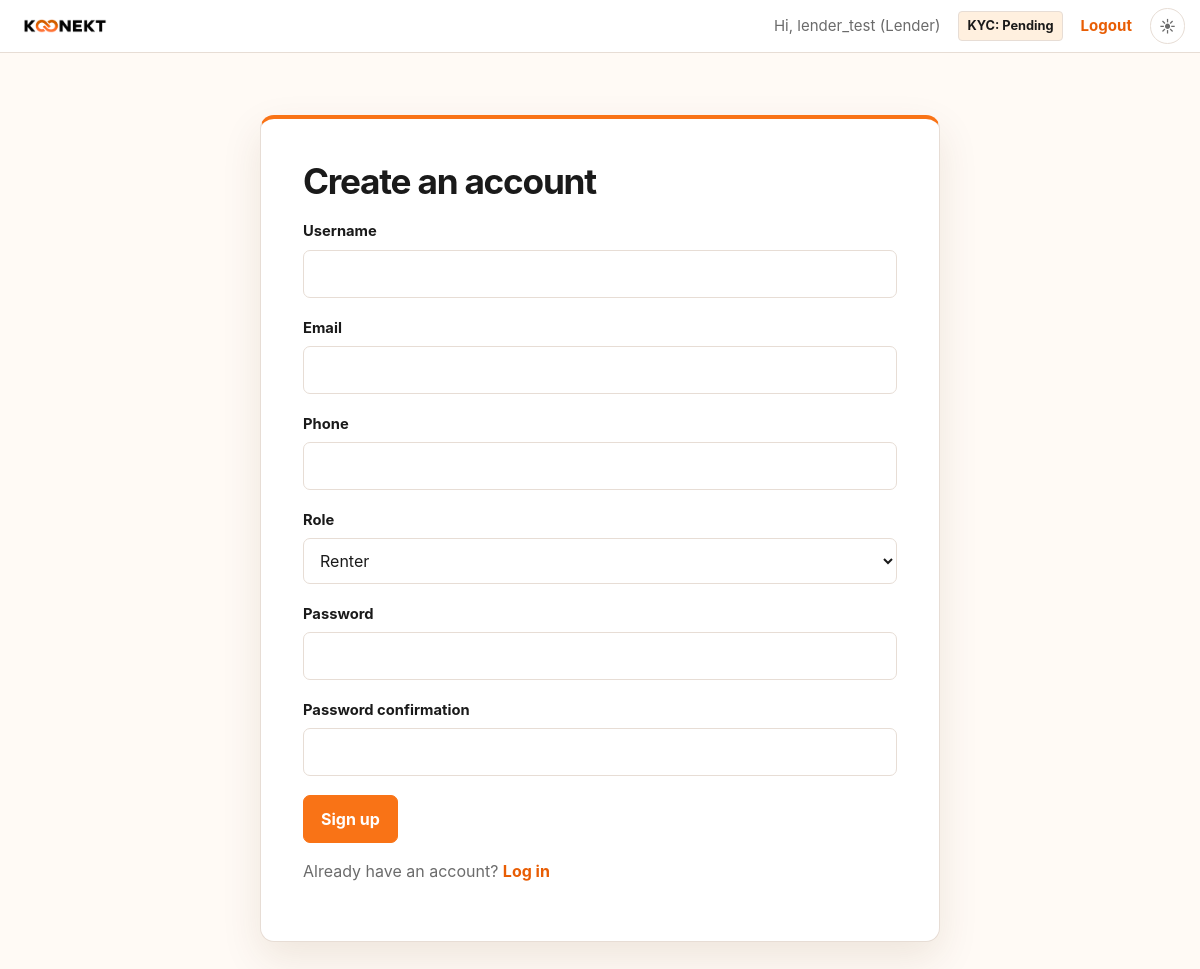
/accounts/register/ (signed in), run on the app's committed database.
### accounts/models.py (models this page shows, shortened)
class User(AbstractUser):
    class Role(models.TextChoices):
        RENTER = "RENTER", "Renter"
        LENDER = "LENDER", "Lender"
    class KYCStatus(models.TextChoices):
        PENDING = "PENDING", "Pending"
        VERIFIED = "VERIFIED", "Verified"
        REJECTED = "REJECTED", "Rejected"
    role = models.CharField(
        max_length=10,
        choices=Role.choices,
        default=Role.RENTER,
    )
    phone = models.CharField(max_length=15, blank=True)
    kyc_status = models.CharField(
        max_length=10,
        choices=KYCStatus.choices,
        default=KYCStatus.PENDING,
    )
    created_at = models.DateTimeField(auto_now_add=True)

### accounts/views.py (the view, shortened to what this page needs)
# urls.py: path("register/", views.RegisterView.as_view(), name="register"),
class RegisterView(CreateView):
    form_class = RegisterForm
    template_name = "accounts/register.html"
    success_url = reverse_lazy("accounts:dashboard")

### accounts/forms.py (shortened to what this page needs)
class RegisterForm(UserCreationForm):
    email = forms.EmailField(required=True)
    phone = forms.CharField(max_length=15, required=False)
    role = forms.ChoiceField(choices=User.Role.choices, required=True)
    class Meta:
        model = User
        fields = ["username", "email", "phone", "role", "password1", "password2"]

### templates/accounts/register.html (shortened to what this page needs)
{% extends "base.html" %}
{% block content %}
<div class="form-card">
  <h1>Create an account</h1>
  <form method="post" novalidate>
    {% for field in form %}
      <div class="field">
        <label for="{{ field.id_for_label }}">{{ field.label }}</label>
        {{ field }}
      </div>
    {% endfor %}
    <button type="submit">Sign up</button>
  </form>
  <p>Already have an account? <a href="{% url 'accounts:login' %}">Log in</a></p>
</div>
{% endblock %}

### templates/base.html (shortened to what this page needs)
{% load static %}
<!DOCTYPE html>
<html lang="en">
<head>
  <link rel="stylesheet" href="{% static 'css/style.css' %}?v=2.0">
</head>
<body>
  <header class="navbar">
    <a href="{% url 'accounts:dashboard' %}" class="brand" aria-label="Koonekt home">
      <img src="{% static 'images/koonekt-logo.jpg' %}" alt="Koonekt" style="max-height: 40px; border-radius: 4px;">
    </a>
    <nav>
      {% if user.is_authenticated %}
      <span>Hi, {{ user.username }} ({{ user.role|title }})</span>
      <a href="{% url 'accounts:kyc_submit' %}"
        class="{% if user.kyc_status == 'VERIFIED' %}status-verified{% else %}status-pending{% endif %}"
        style="padding: 4px 8px; font-size: 0.8rem; border-radius: 4px; border: 1px solid var(--border);">
        KYC: {{ user.get_kyc_status_display }}
      </a>
      <a href="{% url 'accounts:logout' %}">Logout</a>
      {% else %}
      <a href="{% url 'accounts:login' %}">Login</a>
      <a href="{% url 'accounts:register' %}">Register</a>
      {% endif %}
      <button class="theme-toggle" type="button" aria-label="Toggle color theme" title="Toggle color theme">
        <span class="theme-toggle__sun" aria-hidden="true">☀</span>
      </button>
    </nav>
  </header>
  <main class="container">
    {% block content %}{% endblock %}
  </main>
</body>
</html>

### static/css/style.css (style rules this page uses)
:root { color-scheme: light; --orange: #f97316; --orange-deep: #e85d04; --orange-soft: #fff0df; --page: #fffaf5; --surface: #ffffff; --text: #1a1a1a; --muted: #6b6b6b; --border: #e7ddd5; --shadow: 0 16px 40px rgba(86, 48, 14, .10); }
* { box-sizing: border-box; }
body { margin: 0; min-height: 100vh; background: var(--page); color: var(--text); font-family: Inter, ui-sans-serif, system-ui, -apple-system, BlinkMacSystemFont, "Segoe UI", sans-serif; line-height: 1.5; transition: background-color .2s, color .2s; }
.navbar { min-height: 74px; padding: 10px clamp(20px, 6vw, 88px); display: flex; align-items: center; justify-content: space-between; gap: 24px; background: var(--surface); border-bottom: 1px solid var(--border); }
.brand { display: inline-flex; align-items: center; width: 100px; height: 34px; overflow: hidden; border-radius: 6px; background: #000; padding: 0 8px; }
.brand img { width: 100%; height: 100%; object-fit: contain; object-position: left center; }
nav { display: flex; align-items: center; gap: 18px; font-size: .94rem; }
nav span { color: var(--muted); }
a { color: var(--orange-deep); font-weight: 650; text-decoration: none; }
.theme-toggle { border: 1px solid var(--border); border-radius: 999px; padding: 5px 8px; display: inline-flex; gap: 5px; color: var(--text); background: transparent; cursor: pointer; font-size: 1rem; }
.container { width: min(100% - 40px, 680px); margin: 62px auto; }
.form-card { padding: clamp(25px, 5vw, 42px); background: var(--surface); border: 1px solid var(--border); border-top: 4px solid var(--orange); border-radius: 14px; box-shadow: var(--shadow); }
h1 { margin: 0 0 10px; font-size: clamp(1.65rem, 4vw, 2.2rem); line-height: 1.15; letter-spacing: -.035em; }
p { color: var(--muted); }
.field { margin: 19px 0; }
label { display: block; margin-bottom: 7px; font-size: .92rem; font-weight: 700; color: var(--text); }
input, select, textarea { width: 100%; padding: 11px 12px; color: var(--text); background: var(--surface); border: 1px solid var(--border); border-radius: 7px; font: inherit; }
button, .secondary-button { padding: 11px 17px; border-radius: 7px; border: 1px solid var(--orange); background: var(--orange); color: #fff; font: inherit; font-weight: 750; cursor: pointer; }
.status-pending { background: var(--orange-soft); color: var(--text); }
.navbar { min-height: 50px; padding: 8px 15px; flex-wrap: nowrap; }
.brand { background: transparent !important; }
.brand img { filter: invert(1) hue-rotate(180deg); }

### data on the page
User: username "lender_test", role "Lender", kyc_status "Pending"

### other printed values
{{ field.label }} "Username" "Email" "Phone" "Role" "Password" "Password confirmation"
